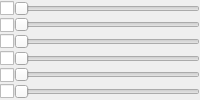
               <widget class="QWidget" name="widget" native="true">
                <layout class="QVBoxLayout" name="verticalLayout_6" stretch="0,0,0,0,0,0">
                 <property name="spacing">
                  <number>0</number>
                 </property>
                 <property name="margin">
                  <number>0</number>
                 </property>
                 <item>
                  <widget class="QWidget" name="bus1_widget" native="true">
                   <property name="sizePolicy">
                    <sizepolicy hsizetype="Expanding" vsizetype="Expanding">
                     <horstretch>0</horstretch>
                     <verstretch>0</verstretch>
                    </sizepolicy>
                   </property>
                   <layout class="QHBoxLayout" name="bus1_layout">
                    <property name="spacing">
                     <number>0</number>
                    </property>
                    <property name="margin">
                     <number>0</number>
                    </property>
                    <item>
                     <widget class="QCheckBox" name="bus1_onoff">
                      <property name="sizePolicy">
                       <sizepolicy hsizetype="Minimum" vsizetype="Minimum">
                        <horstretch>0</horstretch>
                        <verstretch>0</verstretch>
                       </sizepolicy>
                      </property>
                      <property name="text">
                       <string/>
                      </property>
                     </widget>
                    </item>
                    <item>
                     <widget class="QSlider" name="bus1_slider">
                      <property name="sizePolicy">
                       <sizepolicy hsizetype="Expanding" vsizetype="Expanding">
                        <horstretch>0</horstretch>
                        <verstretch>0</verstretch>
                       </sizepolicy>
                      </property>
                      <property name="toolTip">
                       <string>Sound sent to Bus #1</string>
                      </property>
                      <property name="maximum">
                       <number>10000</number>
                      </property>
                      <property name="orientation">
                       <enum>Qt::Horizontal</enum>
                      </property>
                     </widget>
                    </item>
                   </layout>
                  </widget>
                 </item>
                 <item>
                  <widget class="QWidget" name="bus2_widget" native="true">
                   <property name="sizePolicy">
                    <sizepolicy hsizetype="Expanding" vsizetype="Expanding">
                     <horstretch>0</horstretch>
                     <verstretch>0</verstretch>
                    </sizepolicy>
                   </property>
                   <layout class="QHBoxLayout" name="bus2_layout">
                    <property name="spacing">
                     <number>0</number>
                    </property>
                    <property name="margin">
                     <number>0</number>
                    </property>
                    <item>
                     <widget class="QCheckBox" name="bus2_onoff">
                      <property name="sizePolicy">
                       <sizepolicy hsizetype="Minimum" vsizetype="Minimum">
                        <horstretch>0</horstretch>
                        <verstretch>0</verstretch>
                       </sizepolicy>
                      </property>
                      <property name="text">
                       <string/>
                      </property>
                     </widget>
                    </item>
                    <item>
                     <widget class="QSlider" name="bus2_slider">
                      <property name="sizePolicy">
                       <sizepolicy hsizetype="Expanding" vsizetype="Expanding">
                        <horstretch>0</horstretch>
                        <verstretch>0</verstretch>
                       </sizepolicy>
                      </property>
                      <property name="acceptDrops">
                       <bool>true</bool>
                      </property>
                      <property name="toolTip">
                       <string>Send sound to Bus #2</string>
                      </property>
                      <property name="maximum">
                       <number>10000</number>
                      </property>
                      <property name="orientation">
                       <enum>Qt::Horizontal</enum>
                      </property>
                     </widget>
                    </item>
                   </layout>
                  </widget>
                 </item>
                 <item>
                  <widget class="QWidget" name="bus3_widget" native="true">
                   <property name="sizePolicy">
                    <sizepolicy hsizetype="Expanding" vsizetype="Expanding">
                     <horstretch>0</horstretch>
                     <verstretch>0</verstretch>
                    </sizepolicy>
                   </property>
                   <layout class="QHBoxLayout" name="bus2_layout_3">
                    <property name="spacing">
                     <number>0</number>
                    </property>
                    <property name="margin">
                     <number>0</number>
                    </property>
                    <item>
                     <widget class="QCheckBox" name="bus3_onoff">
                      <property name="sizePolicy">
                       <sizepolicy hsizetype="Minimum" vsizetype="Minimum">
                        <horstretch>0</horstretch>
                        <verstretch>0</verstretch>
                       </sizepolicy>
                      </property>
                      <property name="text">
                       <string/>
                      </property>
                     </widget>
                    </item>
                    <item>
                     <widget class="QSlider" name="bus3_slider">
                      <property name="sizePolicy">
                       <sizepolicy hsizetype="Expanding" vsizetype="Expanding">
                        <horstretch>0</horstretch>
                        <verstretch>0</verstretch>
                       </sizepolicy>
                      </property>
                      <property name="acceptDrops">
                       <bool>true</bool>
                      </property>
                      <property name="toolTip">
                       <string>Send sound to Bus #2</string>
                      </property>
                      <property name="maximum">
                       <number>10000</number>
                      </property>
                      <property name="orientation">
                       <enum>Qt::Horizontal</enum>
                      </property>
                     </widget>
                    </item>
                   </layout>
                  </widget>
                 </item>
                 <item>
                  <widget class="QWidget" name="bus4_widget" native="true">
                   <property name="sizePolicy">
                    <sizepolicy hsizetype="Expanding" vsizetype="Expanding">
                     <horstretch>0</horstretch>
                     <verstretch>0</verstretch>
                    </sizepolicy>
                   </property>
                   <layout class="QHBoxLayout" name="bus2_layout_4">
                    <property name="spacing">
                     <number>0</number>
                    </property>
                    <property name="margin">
                     <number>0</number>
                    </property>
                    <item>
                     <widget class="QCheckBox" name="bus4_onoff">
                      <property name="sizePolicy">
                       <sizepolicy hsizetype="Minimum" vsizetype="Minimum">
                        <horstretch>0</horstretch>
                        <verstretch>0</verstretch>
                       </sizepolicy>
                      </property>
                      <property name="text">
                       <string/>
                      </property>
                     </widget>
                    </item>
                    <item>
                     <widget class="QSlider" name="bus4_slider">
                      <property name="sizePolicy">
                       <sizepolicy hsizetype="Expanding" vsizetype="Expanding">
                        <horstretch>0</horstretch>
                        <verstretch>0</verstretch>
                       </sizepolicy>
                      </property>
                      <property name="acceptDrops">
                       <bool>true</bool>
                      </property>
                      <property name="toolTip">
                       <string>Send sound to Bus #2</string>
                      </property>
                      <property name="maximum">
                       <number>10000</number>
                      </property>
                      <property name="orientation">
                       <enum>Qt::Horizontal</enum>
                      </property>
                     </widget>
                    </item>
                   </layout>
                  </widget>
                 </item>
                 <item>
                  <widget class="QWidget" name="bus5_widget" native="true">
                   <property name="sizePolicy">
                    <sizepolicy hsizetype="Expanding" vsizetype="Expanding">
                     <horstretch>0</horstretch>
                     <verstretch>0</verstretch>
                    </sizepolicy>
                   </property>
                   <layout class="QHBoxLayout" name="bus2_layout_6">
                    <property name="spacing">
                     <number>0</number>
                    </property>
                    <property name="margin">
                     <number>0</number>
                    </property>
                    <item>
                     <widget class="QCheckBox" name="bus5_onoff">
                      <property name="sizePolicy">
                       <sizepolicy hsizetype="Minimum" vsizetype="Minimum">
                        <horstretch>0</horstretch>
                        <verstretch>0</verstretch>
                       </sizepolicy>
                      </property>
                      <property name="text">
                       <string/>
                      </property>
                     </widget>
                    </item>
                    <item>
                     <widget class="QSlider" name="bus5_slider">
                      <property name="sizePolicy">
                       <sizepolicy hsizetype="Expanding" vsizetype="Expanding">
                        <horstretch>0</horstretch>
                        <verstretch>0</verstretch>
                       </sizepolicy>
                      </property>
                      <property name="acceptDrops">
                       <bool>true</bool>
                      </property>
                      <property name="toolTip">
                       <string>Send sound to Bus #2</string>
                      </property>
                      <property name="maximum">
                       <number>10000</number>
                      </property>
                      <property name="orientation">
                       <enum>Qt::Horizontal</enum>
                      </property>
                     </widget>
                    </item>
                   </layout>
                  </widget>
                 </item>
                 <item>
                  <layout class="QHBoxLayout" name="horizontalLayout_10">
                   <property name="spacing">
                    <number>0</number>
                   </property>
                   <item>
                    <widget class="QCheckBox" name="output_volume_onoff">
                     <property name="sizePolicy">
                      <sizepolicy hsizetype="Minimum" vsizetype="Minimum">
                       <horstretch>0</horstretch>
                       <verstretch>0</verstretch>
                      </sizepolicy>
                     </property>
                     <property name="text">
                      <string/>
                     </property>
                    </widget>
                   </item>
                   <item>
                    <widget class="QSlider" name="output_volume_slider">
                     <property name="sizePolicy">
                      <sizepolicy hsizetype="Expanding" vsizetype="Expanding">
                       <horstretch>0</horstretch>
                       <verstretch>0</verstretch>
                      </sizepolicy>
                     </property>
                     <property name="maximum">
                      <number>10000</number>
                     </property>
                     <property name="orientation">
                      <enum>Qt::Horizontal</enum>
                     </property>
                    </widget>
                   </item>
                  </layout>
                 </item>
                </layout>
               </widget>
